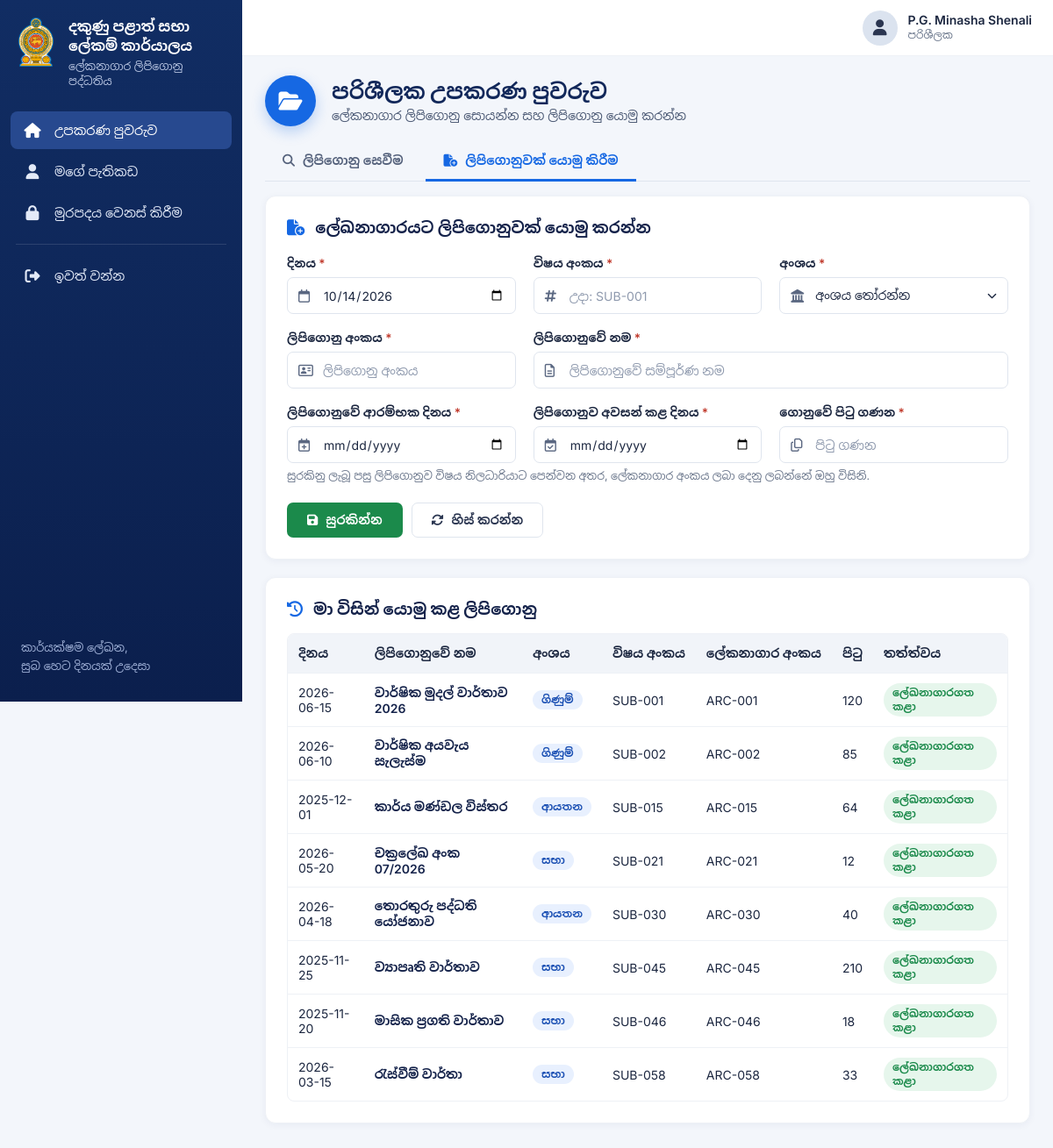
The app's page /user_dashboard.php?tab=submit (signed in) with its own data.
### tables this page shows
CREATE TABLE users (
    id             INT AUTO_INCREMENT PRIMARY KEY,
    full_name      VARCHAR(150) NOT NULL,
    nic            VARCHAR(15)  NOT NULL UNIQUE,
    email          VARCHAR(150) NOT NULL UNIQUE,
    designation    VARCHAR(120) NOT NULL,
    subject_number VARCHAR(40)  NOT NULL,
    role           ENUM('user','admin','subject') NOT NULL DEFAULT 'user',
    department     ENUM('ආයතන','සභා','ගිණුම්') NOT NULL,
    username       VARCHAR(60)  NOT NULL UNIQUE,
    password_hash  VARCHAR(255) NOT NULL,
    status         ENUM('pending','active','disabled') NOT NULL DEFAULT 'pending',
    created_at     TIMESTAMP DEFAULT CURRENT_TIMESTAMP
);

CREATE TABLE archive_files (
    id             INT AUTO_INCREMENT PRIMARY KEY,
    submitted_by   INT NOT NULL,
    submit_date    DATE NOT NULL,
    subject_number VARCHAR(40)  NOT NULL,
    department     ENUM('ආයතන','සභා','ගිණුම්') NOT NULL,
    file_number    VARCHAR(60)  NOT NULL,
    file_name      VARCHAR(255) NOT NULL,
    start_date     DATE NOT NULL,
    end_date       DATE NOT NULL,
    page_count     INT NOT NULL,
    archive_number VARCHAR(60) NULL UNIQUE,
    status         ENUM('pending','archived','rejected') NOT NULL DEFAULT 'pending',
    reviewed_by    INT NULL,
    reviewed_at    DATETIME NULL,
    created_at     TIMESTAMP DEFAULT CURRENT_TIMESTAMP,
    INDEX (department), INDEX (subject_number), INDEX (status),
    FOREIGN KEY (submitted_by) REFERENCES users(id),
    FOREIGN KEY (reviewed_by)  REFERENCES users(id)
);

### config.php (called while the page is built, shortened)
<?php
function e($s) { return htmlspecialchars((string)$s, ENT_QUOTES, 'UTF-8'); }
function require_login(PDO $pdo): array {
    $st = $pdo->prepare('SELECT * FROM users WHERE id = ? AND status = "active"');
    $st->execute([$_SESSION['user_id']]);
    $u = $st->fetch();
    return $u;
}
function require_role(PDO $pdo, string $role): array {
    $u = require_login($pdo);
    return $u;
}

### user_dashboard.php (the view, shortened to what this page needs)
<?php
require __DIR__ . '/config.php';
$user = require_role($pdo, 'user');
function build_where(array $f): array {
    $where = ["status = 'archived'"]; $p = [];
    return [implode(' AND ', $where), $p];
}
$filters = [
    'file_name'      => trim($_GET['file_name'] ?? ''),
    'department'     => in_array($_GET['department'] ?? '', DEPARTMENTS, true) ? $_GET['department'] : '',
    'subject_number' => trim($_GET['subject_number'] ?? ''),
    'archive_number' => trim($_GET['archive_number'] ?? ''),
];
[$whereSql, $whereParams] = build_where($filters);
    ?>
<?php
$tab = ($_GET['tab'] ?? 'search') === 'submit' ? 'submit' : 'search';
$old = ['submit_date' => date('Y-m-d'), 'subject_number' => '', 'department' => '', 'file_number' => '', 'file_name' => '', 'start_date' => '', 'end_date' => '', 'page_count' => ''];
$perPage = 10;
$cnt = $pdo->prepare("SELECT COUNT(*) FROM archive_files WHERE $whereSql");
$cnt->execute($whereParams);
$total  = (int)$cnt->fetchColumn();
$pages  = max(1, (int)ceil($total / $perPage));
$page   = min(max(1, (int)($_GET['page'] ?? 1)), $pages);
$offset = ($page - 1) * $perPage;
$st = $pdo->prepare("SELECT * FROM archive_files WHERE $whereSql ORDER BY submit_date DESC, id DESC LIMIT $perPage OFFSET $offset");
$st->execute($whereParams);
$rows = $st->fetchAll();
$mine = $pdo->prepare('SELECT * FROM archive_files WHERE submitted_by = ? ORDER BY created_at DESC LIMIT 8');
$mine->execute([$user['id']]);
$mine = $mine->fetchAll();
$statusLabel = ['pending' => ['විෂය නිලධාරී බලාපොරොත්තුවෙන්', 'st-pending'], 'archived' => ['ලේඛනාගාරගත කළා', 'st-ok'], 'rejected' => ['ප්‍රතික්ෂේප කළා', 'st-no']];
$pageTitle = 'පරිශීලක උපකරණ පුවරුව'; $activeNav = 'dashboard'; $pageIcon = 'fa-folder-open';
$pageHeading = 'පරිශීලක උපකරණ පුවරුව'; $pageSub = 'ලේකනාගාර ලිපිගොනු සොයන්න සහ ලිපිගොනු යොමු කරන්න';
include __DIR__ . '/includes/header.php';
?>
        <div class="tabs">
            <a href="?tab=search" class="<?= $tab === 'search' ? 'on' : '' ?>"><i class="fa-solid fa-magnifying-glass"></i> ලිපිගොනු සෙවීම</a>
            <a href="?tab=submit" class="<?= $tab === 'submit' ? 'on' : '' ?>"><i class="fa-solid fa-file-circle-plus"></i> ලිපිගොනුවක් යොමු කිරීම</a>
        </div>
<?php if ($tab === 'search'): ?>
        <section class="card">
            <h3><i class="fa-solid fa-magnifying-glass"></i> ලිපිගොනු සොයන්න</h3>
            <form method="get">
                <input type="hidden" name="tab" value="search">
                <div class="grid">
                    <div class="field"><label>ලිපිගොනුවේ නම</label>
                        <div class="input"><i class="fa-regular fa-file-lines lead"></i>
                            <input type="text" name="file_name" value="<?= e($filters['file_name']) ?>" placeholder="නමේ කොටසක් වුවද ඇතුළත් කරන්න..."></div></div>
                    <div class="field"><label>අංශය</label>
                        <div class="input"><i class="fa-solid fa-landmark lead"></i>
                            <select name="department">
                                <option value="">අංශය තෝරන්න</option>
                                <?php foreach (DEPARTMENTS as $d): ?><option value="<?= e($d) ?>" <?= $filters['department'] === $d ? 'selected' : '' ?>><?= e($d) ?></option><?php endforeach; ?>
                            </select><i class="fa-solid fa-chevron-down chev"></i></div></div>
                    <div class="field"><label>විෂය අංකය</label>
                        <div class="input"><i class="fa-solid fa-hashtag lead"></i>
                            <input type="text" name="subject_number" value="<?= e($filters['subject_number']) ?>" placeholder="විෂය අංකය ඇතුළත් කරන්න..."></div></div>
                    <div class="field"><label>ලේකනාගාර අංකය</label>
                        <div class="input"><i class="fa-solid fa-box-archive lead"></i>
                            <input type="text" name="archive_number" value="<?= e($filters['archive_number']) ?>" placeholder="ලේකනාගාර අංකය ඇතුළත් කරන්න..."></div></div>
                </div>
                <div class="actions">
                    <button class="btn btn-primary" type="submit"><i class="fa-solid fa-magnifying-glass"></i> සොයන්න</button>
                    <a class="btn btn-outline" href="?tab=search"><i class="fa-solid fa-rotate"></i> මකන්න</a>
                </div>
            </form>
        </section>
        <section class="card">
            <div class="res-head">
                <h3><i class="fa-regular fa-rectangle-list"></i> සෙවුම් ප්‍රතිඵල</h3>
                <?php if ($total > 0): ?><a class="btn btn-primary" href="<?= e(print_url()) ?>" target="_blank"><i class="fa-solid fa-print"></i> ප්‍රතිඵල මුද්‍රණය</a><?php endif; ?>
            </div>
            <div class="count">ලිපිගොනු <strong><?= $total ?></strong>ක් හමු විය</div>
            <div class="table-wrap">
            <table>
                <thead><tr><th>අංකය</th><th>ලිපිගොනුවේ නම</th><th>අංශය</th><th>විෂය අංකය</th><th>ලේකනාගාර අංකය</th><th>ආරම්භක දිනය</th><th>අවසන් දිනය</th><th>පිටු</th><th>ක්‍රියා</th></tr></thead>
                <tbody>
                <?php if (!$rows): ?><tr><td colspan="9"><div class="empty"><i class="fa-regular fa-folder-open"></i>ගැලපෙන ලිපිගොනු හමු නොවීය. වෙනත් නමක් හෝ අංකයක් උත්සාහ කරන්න.</div></td></tr><?php endif; ?>
                <?php foreach ($rows as $i => $r): ?>
                    <tr>
                        <td><?= $offset + $i + 1 ?></td>
                        <td class="fname"><?= e($r['file_name']) ?></td>
                        <td><span class="chip"><?= e($r['department']) ?></span></td>
                        <td><?= e($r['subject_number']) ?></td>
                        <td><?= e($r['archive_number']) ?></td>
                        <td><?= e($r['start_date']) ?></td>
                        <td><?= e($r['end_date']) ?></td>
                        <td><?= (int)$r['page_count'] ?></td>
                        <td><a class="btn-view" href="view_file.php?id=<?= (int)$r['id'] ?>"><i class="fa-regular fa-eye"></i> බලන්න</a></td>
                    </tr>
                <?php endforeach; ?>
                </tbody>
            </table>
            </div>
            <?php if ($pages > 1): ?>
            <div class="pager">
                <?php if ($page > 1): ?><a href="<?= e(page_url($page - 1)) ?>"><i class="fa-solid fa-chevron-left"></i></a><?php else: ?><span class="dis"><i class="fa-solid fa-chevron-left"></i></span><?php endif; ?>
                <?php for ($p = 1; $p <= $pages; $p++): ?><?php if ($p === $page): ?><span class="cur"><?= $p ?></span><?php else: ?><a href="<?= e(page_url($p)) ?>"><?= $p ?></a><?php endif; ?><?php endfor; ?>
                <?php if ($page < $pages): ?><a href="<?= e(page_url($page + 1)) ?>"><i class="fa-solid fa-chevron-right"></i></a><?php else: ?><span class="dis"><i class="fa-solid fa-chevron-right"></i></span><?php endif; ?>
            </div>
            <?php endif; ?>
        </section>
<?php else: ?>
        <section class="card">
            <h3><i class="fa-solid fa-file-circle-plus"></i> ලේඛනාගාරයට ලිපිගොනුවක් යොමු කරන්න</h3>
            <form method="post" action="user_dashboard.php?tab=submit">
                <div class="grid">
                    <div class="field"><label>දිනය <span class="req">*</span></label>
                        <div class="input"><i class="fa-regular fa-calendar lead"></i><input type="date" name="submit_date" value="<?= e($old['submit_date']) ?>" required></div></div>
                    <div class="field"><label>විෂය අංකය <span class="req">*</span></label>
                        <div class="input"><i class="fa-solid fa-hashtag lead"></i><input type="text" name="subject_number" value="<?= e($old['subject_number']) ?>" placeholder="උදා: SUB-001" required></div></div>
                    <div class="field"><label>අංශය <span class="req">*</span></label>
                        <div class="input"><i class="fa-solid fa-landmark lead"></i>
                            <select name="department" required>
                                <option value="">අංශය තෝරන්න</option>
                            </select><i class="fa-solid fa-chevron-down chev"></i></div></div>
                    <div class="field"><label>ලිපිගොනු අංකය <span class="req">*</span></label>
                        <div class="input"><i class="fa-regular fa-address-card lead"></i><input type="text" name="file_number" value="<?= e($old['file_number']) ?>" placeholder="ලිපිගොනු අංකය" required></div></div>
                    <div class="field" style="grid-column:span 2"><label>ලිපිගොනුවේ නම <span class="req">*</span></label>
                        <div class="input"><i class="fa-regular fa-file-lines lead"></i><input type="text" name="file_name" value="<?= e($old['file_name']) ?>" placeholder="ලිපිගොනුවේ සම්පූර්ණ නම" required></div></div>
                    <div class="field"><label>ලිපිගොනුවේ ආරම්භක දිනය <span class="req">*</span></label>
                        <div class="input"><i class="fa-regular fa-calendar-plus lead"></i><input type="date" name="start_date" value="<?= e($old['start_date']) ?>" required></div></div>
                    <div class="field"><label>ලිපිගොනුව අවසන් කළ දිනය <span class="req">*</span></label>
                        <div class="input"><i class="fa-regular fa-calendar-check lead"></i><input type="date" name="end_date" value="<?= e($old['end_date']) ?>" required></div></div>
                    <div class="field"><label>ගොනුවේ පිටු ගණන <span class="req">*</span></label>
                        <div class="input"><i class="fa-regular fa-copy lead"></i><input type="number" min="1" name="page_count" value="<?= e($old['page_count']) ?>" placeholder="පිටු ගණන" required></div></div>
                </div>
                <p class="hint">සුරකිනු ලැබූ පසු ලිපිගොනුව විෂය නිලධාරියාට පෙන්වන අතර, ලේකනාගාර අංකය ලබා දෙනු ලබන්නේ ඔහු විසිනි.</p>
                <div class="actions">
                    <button class="btn btn-green" type="submit"><i class="fa-solid fa-floppy-disk"></i> සුරකින්න</button>
                    <button class="btn btn-outline" type="reset"><i class="fa-solid fa-rotate"></i> හිස් කරන්න</button>
                </div>
            </form>
        </section>
        <section class="card">
            <h3><i class="fa-solid fa-clock-rotate-left"></i> මා විසින් යොමු කළ ලිපිගොනු</h3>
            <div class="table-wrap">
            <table style="min-width:760px">
                <thead><tr><th>දිනය</th><th>ලිපිගොනුවේ නම</th><th>අංශය</th><th>විෂය අංකය</th><th>ලේකනාගාර අංකය</th><th>පිටු</th><th>තත්ත්වය</th></tr></thead>
                <tbody>
                <?php foreach ($mine as $m): [$lbl, $cls] = $statusLabel[$m['status']]; ?>
                    <tr>
                        <td><?= e($m['submit_date']) ?></td><td class="fname"><?= e($m['file_name']) ?></td>
                        <td><span class="chip"><?= e($m['department']) ?></span></td><td><?= e($m['subject_number']) ?></td>
                        <td><?= e($m['archive_number'] ?? '-') ?></td><td><?= (int)$m['page_count'] ?></td>
                        <td><span class="chip <?= $cls ?>"><?= e($lbl) ?></span></td>
                    </tr>
                <?php endforeach; ?>
                </tbody>
            </table>
            </div>
        </section>
<?php endif; ?>
<?php include __DIR__ . '/includes/footer.php'; ?>

### includes/header.php (shortened to what this page needs)
<?php
$dash = ROLE_PAGES[$user['role']];
$nav = [
    'dashboard' => [$dash,                'fa-house',              'උපකරණ පුවරුව'],
    'profile'   => ['profile.php',         'fa-user',               'මගේ පැතිකඩ'],
    'password'  => ['change_password.php', 'fa-lock',               'මුරපදය වෙනස් කිරීම'],
];
?>
<!DOCTYPE html>
<html lang="si">
<head>
<link rel="stylesheet" href="https://cdnjs.cloudflare.com/ajax/libs/font-awesome/6.5.2/css/all.min.css">
<link rel="stylesheet" href="assets/css/dashboard.css">
</head>
<body>
<aside class="sidebar">
    <div class="brand">
        <img src="logo.webp" alt="" onerror="this.style.display='none';this.nextElementSibling.style.display='flex'">
        <div>
            <h1>දකුණු පළාත් සභා<br>ලේකම් කාර්යාලය</h1>
            <p>ලේකනාගාර ලිපිගොනු පද්ධතිය</p>
        </div>
    </div>
    <nav class="nav">
        <?php foreach ($nav as $key => [$href, $icon, $label]): ?>
            <a href="<?= e($href) ?>" class="<?= $activeNav === $key ? 'active' : '' ?>"><i class="fa-solid <?= $icon ?>"></i> <?= $label ?></a>
        <?php endforeach; ?>
        <div class="sep"></div>
        <a href="logout.php"><i class="fa-solid fa-right-from-bracket"></i> ඉවත් වන්න</a>
    </nav>
    <div class="tagline">කාර්යක්ෂම ලේඛන,<br>සුබ හෙට දිනයක් උදෙසා</div>
</aside>
<div class="main">
    <header class="topbar">
        <div class="user">
            <div class="avatar"><i class="fa-solid fa-user"></i></div>
            <div><div class="nm"><?= e($user['full_name']) ?></div><div class="rl"><?= e(ROLE_LABELS[$user['role']]) ?></div></div>
        </div>
    </header>
    <main class="content">
        <div class="page-head">
            <div class="ico"><i class="fa-solid <?= e($pageIcon) ?>"></i></div>
            <div><h2><?= e($pageHeading) ?></h2><p><?= e($pageSub) ?></p></div>
        </div>

### records on screen
users: full_name "P.G. Minasha Shenali", role "පරිශීලක"
archive_files: submit_date "2026-06-15", file_name "වාර්ෂික මුදල් වාර්තාව 2026", department "ගිණුම්", subject_number "SUB-001", archive_number "ARC-001", page_count "120", lbl "ලේඛනාගාරගත කළා"
archive_files: submit_date "2026-06-10", file_name "වාර්ෂික අයවැය සැලැස්ම", department "ගිණුම්", subject_number "SUB-002", archive_number "ARC-002", page_count "85", lbl "ලේඛනාගාරගත කළා"
archive_files: submit_date "2025-12-01", file_name "කාර්ය මණ්ඩල විස්තර", department "ආයතන", subject_number "SUB-015", archive_number "ARC-015", page_count "64", lbl "ලේඛනාගාරගත කළා"
archive_files: submit_date "2026-05-20", file_name "චක්‍රලේඛ අංක 07/2026", department "සභා", subject_number "SUB-021", archive_number "ARC-021", page_count "12", lbl "ලේඛනාගාරගත කළා"
archive_files: submit_date "2026-04-18", file_name "තොරතුරු පද්ධති යෝජනාව", department "ආයතන", subject_number "SUB-030", archive_number "ARC-030", page_count "40", lbl "ලේඛනාගාරගත කළා"
archive_files: submit_date "2025-11-25", file_name "ව්‍යාපෘති වාර්තාව", department "සභා", subject_number "SUB-045", archive_number "ARC-045", page_count "210", lbl "ලේඛනාගාරගත කළා"
archive_files: submit_date "2025-11-20", file_name "මාසික ප්‍රගති වාර්තාව", department "සභා", subject_number "SUB-046", archive_number "ARC-046", page_count "18", lbl "ලේඛනාගාරගත කළා"
archive_files: submit_date "2026-03-15", file_name "රැස්වීම් වාර්තා", department "සභා", subject_number "SUB-058", archive_number "ARC-058", page_count "33", lbl "ලේඛනාගාරගත කළා"

### other values on screen
$label "උපකරණ පුවරුව"
$label "මගේ පැතිකඩ"
$label "මුරපදය වෙනස් කිරීම"
$pageHeading "පරිශීලක උපකරණ පුවරුව"
$pageSub "ලේකනාගාර ලිපිගොනු සොයන්න සහ ලිපිගොනු යොමු කරන්න"
